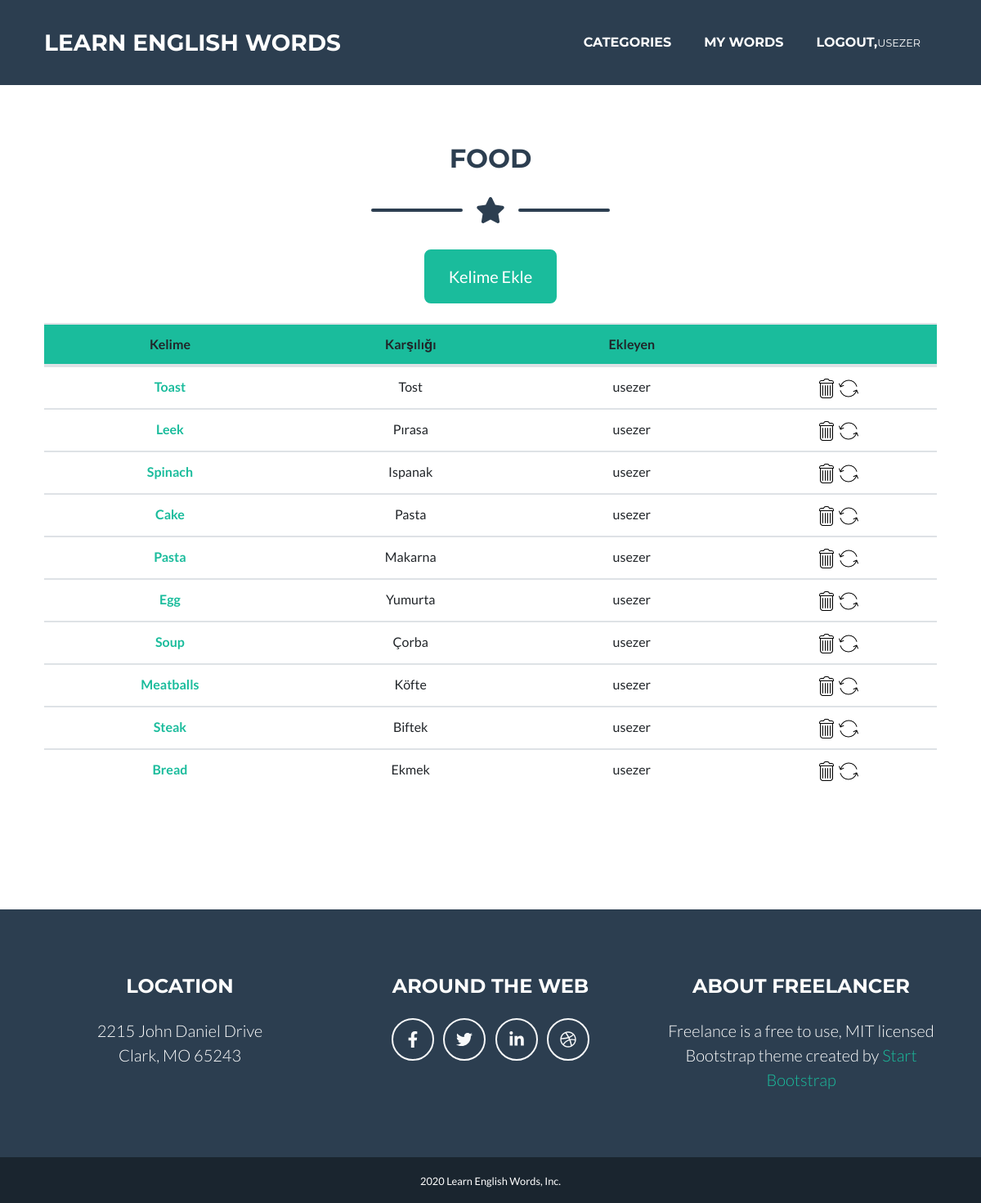
Screenshot of /word/foods/ (signed in) with the database file from the repository.
### words/models.py (models this page shows, shortened)
class Word(models.Model):
    word_en = models.CharField(max_length=50)
    word_tr = models.CharField(max_length=50)
    author = models.ForeignKey("auth.User",on_delete = models.CASCADE)
    category = models.CharField(max_length=20)
    content = RichTextField()
    created_date = models.DateTimeField(auto_now_add=True)

### words/views.py (the view)
# urls.py: path('foods/',views.wordsFoods,name = "food"),
def wordsFoods(request):
    try:
        words = Word.objects.filter(category = "food").order_by('-created_date')
    except Word.DoesNotExist:
        words = None
    return render(request,"wordsFoods.html",{
        'words':words,
        })

### templates/wordsFoods.html (shortened to what this page needs)
{% extends "base.html" %}
{% load static %}
{% block body %}
    <div class="container" style="margin-top: 175px;">
      <h2 class="page-section-heading text-center text-uppercase text-secondary mb-0">FOOD</h2>
      <div class="divider-custom">
          <div class="divider-custom-line"></div>
          <div class="divider-custom-icon"><i class="fas fa-star"></i></div>
          <div class="divider-custom-line"></div>
      </div>
      {% if user.is_authenticated %}
      <div class="divider-custom">
        <div class="divider-custom-icon"><a href="/word/addWord/food" class="btn btn-primary btn-xl">Kelime Ekle</a></div>
      </div>
      {% endif %}
      {% if words %}
      <table class="table text-center" style="margin-bottom:50px;">
        <thead style="background:#1abc9c;">
          <tr>
            <th scope="col">Kelime</th>
            <th scope="col">Karşılığı</th>
            <th scope="col">Ekleyen</th>
            {% if user.is_superuser %}
            <th scope="col"></th>
            {% endif %}
          </tr>
        </thead>
        <tbody>
          {% for word in words %}
            <tr>
                <th scope="row"><a href="/word/detail/{{word.id}}">{{word.word_en}}</a></th>
                <td>{{word.word_tr}}</td>
                <td>{{word.author}}</td>
                {% if user.is_superuser%}
                <td><a href="/word/delete/{{word.id}}"><img src="{% static 'assets/img/trash.png' %}" alt=""></a>
                  <a href="/word/update/{{word.id}}"><img src="{% static 'assets/img/arrow.png' %}" alt=""></a></td>
                {% endif %}
              </tr>
          {% endfor %}
        </tbody>
      </table>
      {% else %}
      <div class="alert alert-danger text-center" style="margin-top:100px;">Henüz Kelime Eklemediniz</div>
      {% endif %}
    </div>
{% endblock body %}

### templates/include/navbar.html (shortened to what this page needs)
<nav class="navbar navbar-expand-lg bg-secondary text-uppercase fixed-top" id="mainNav">
    <div class="container">
        <a class="navbar-brand js-scroll-trigger" href="/">LEARN ENGLISH WORDS</a>
        <div class="collapse navbar-collapse" id="navbarResponsive">
            <ul class="navbar-nav ml-auto">
                <li class="nav-item mx-0 mx-lg-1"><a class="nav-link py-3 px-0 px-lg-3 rounded js-scroll-trigger" href="/#portfolio">CATEGORIES</a></li>
                {% if user.is_authenticated %}
                    <li class="nav-item mx-0 mx-lg-1"><a class="nav-link py-3 px-0 px-lg-3 rounded js-scroll-trigger" href="/word/myWords">MY WORDS</small></small></a></li>
                    <li class="nav-item mx-0 mx-lg-1"><a class="nav-link py-3 px-0 px-lg-3 rounded js-scroll-trigger" href="/user/logout">LOGOUT,<small>{{user.username}}</small></small></a></li>
                </div>
                {% else %}
                <li class="nav-item mx-0 mx-lg-1"><a class="nav-link py-3 px-0 px-lg-3 rounded js-scroll-trigger" href="/user/login">LOGIN</a></li>
                <li class="nav-item mx-0 mx-lg-1"><a class="nav-link py-3 px-0 px-lg-3 rounded js-scroll-trigger" href="/user/register">REGISTER</a></li>
                {% endif %}
        </div>
</nav>

### rows the page displays
Word: word_en "Toast", word_tr "Tost", author "usezer"
Word: word_en "Leek", word_tr "Pırasa", author "usezer"
Word: word_en "Spinach", word_tr "Ispanak", author "usezer"
Word: word_en "Cake", word_tr "Pasta", author "usezer"
Word: word_en "Pasta", word_tr "Makarna", author "usezer"
Word: word_en "Egg", word_tr "Yumurta", author "usezer"
Word: word_en "Soup", word_tr "Çorba", author "usezer"
Word: word_en "Meatballs", word_tr "Köfte", author "usezer"
Word: word_en "Steak", word_tr "Biftek", author "usezer"
Word: word_en "Bread", word_tr "Ekmek", author "usezer"

### other values shown
{{ user.username }} "USEZER"
